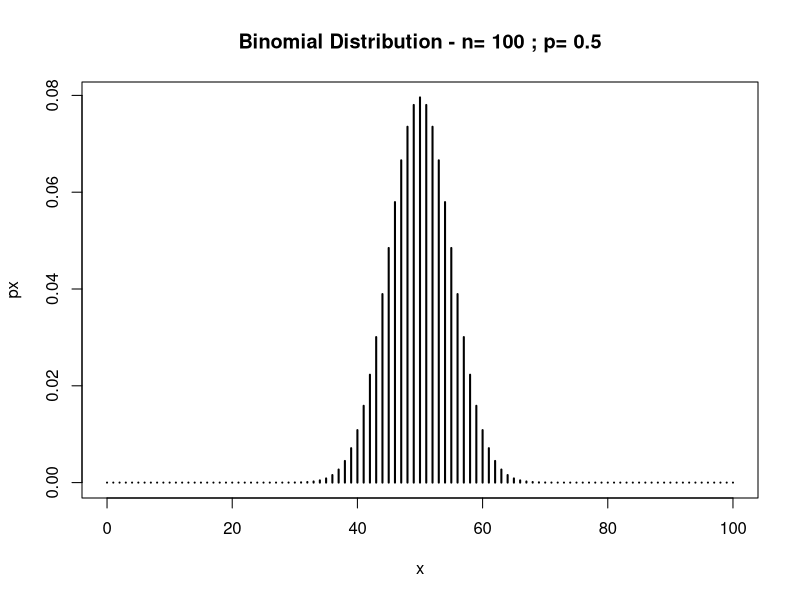
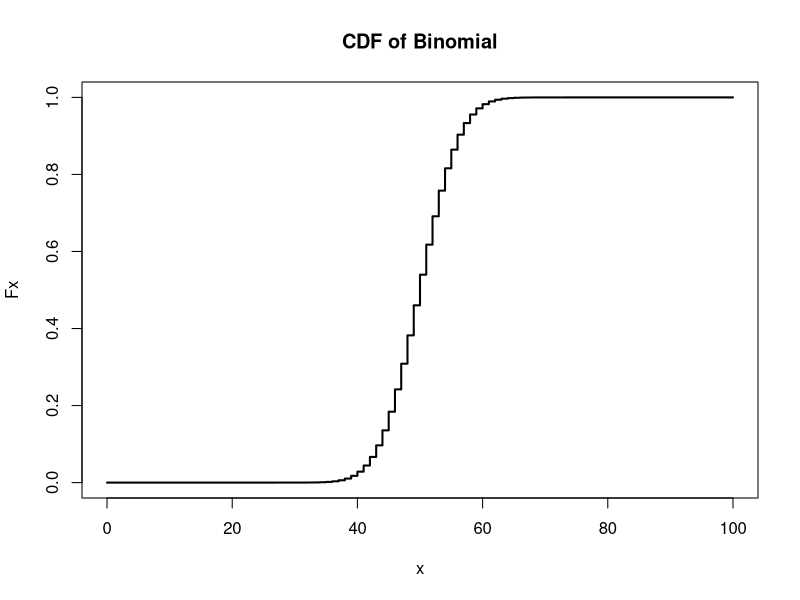
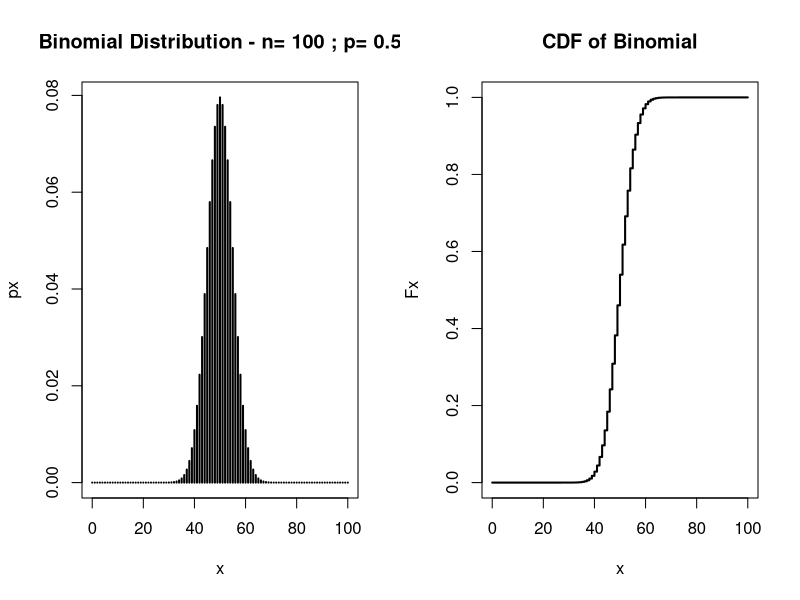

Generate these figures, in order, with R:
# Binomial Distribution #####
# indexing ####
# into the help tab type dbinom
# if you say ?distributions its gonna open the help tab with that word
# 4 different functions for each random variable d,p,q,r
## density, p=cdf, quantile, random generation from that rv

# subport={0,...,n} for the binom, subport is the image
# first occasion of poisson in history was to model horse's kicks

# Binomial Random Variable (on Virtuale) for lesson 1

# number of trails####
n=100

# success probability####
p = 0.5

# domain (support) of the rv####
x = 0:n

# probability distribution####
dbinom(49, size=n, prob=p) # 0.078
px = dbinom(x,n,p) #

View(
  cbind(
    value=x,
    prob=round(px,5)
  )
)

# plot the prob distribution
plot(
  x,
  px,
  type="h", #histrogram like
  lwd=2,
  main=paste("Binomial Distribution - n=", n, "; p=", p)
)

# CDF ####
Fx = pbinom(x,n,p)
cbind(x,Fx)

plot(
  x,
  Fx,
  type="s",
  lwd=2,
  main="CDF of Binomial"
)

# plotting them, px and Fx in the same plot
windows()
par(mfrow=c(1,2)) # 1 row and 2 columns
plot(
  x,
  px,
  type="h", #histrogram like
  lwd=2,
  main=paste("Binomial Distribution - n=", n, "; p=", p)
)
plot(
  x,
  Fx,
  type="s",
  lwd=2,
  main="CDF of Binomial"
)

# quantile function
qbinom(0.5,n,p)
qq = qbinom(seq(0.25,0.75,length=3),n,p)
qq

# Draw a random number from a rv
rbinom(10,n,p)

set.seed(4)
rbinom(10,n,p)

# our first simulation
set.seed(5)
n.draws = 20000

sample.bin = rbinom(n.draws, n, p)

# compare the theoretical mean and the simulated one
mean(sample.bin)

# the same for the variance
n*p*(1-p)
var(sample.bin) # it divides by n-1, unbiased mean

#can we calculate P(X=50) by simulation?
count.50<-sample.bin==50 #result is a logical vector, if we sum all the entries in it it's the number of times in which the result of the binomial is 50
sum(count.50)/n.draws
mean(sample.bin==50)
dbinom(50,n,p)
